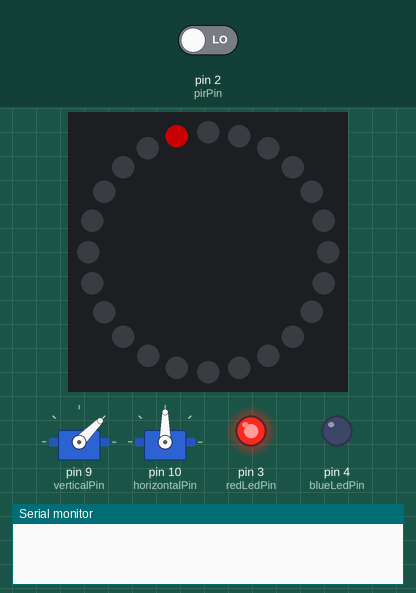
This sketch was run on a simulated Arduino Uno, built with avr-gcc and run on an emulated ATmega328P. On the bench: 24 RGB LEDs in a ring, first at the top, clockwise, 2 × servo, output pins drawn as LEDs (lit = HIGH), the last lines printed to the serial monitor. Inputs (shaded band) come from the test bench; at power-on: pin 2 (pirPin) LOW. Dim RGB values are drawn brighter than linear; random numbers use the default seed unless the sketch sets one.

Above: at 9.29 s.
9.8 s: pin 2 (pirPin) driven HIGH
At 11.0 s:
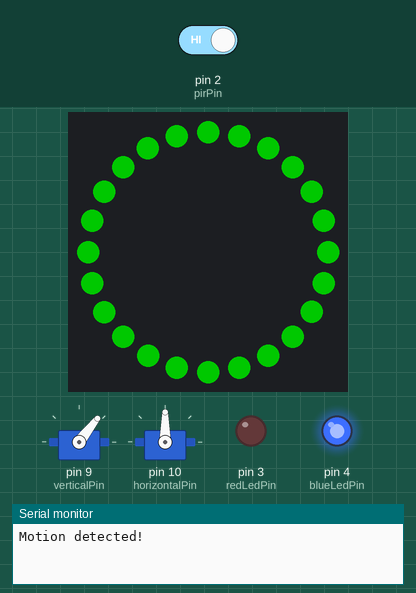
16.4 s: pin 2 (pirPin) driven LOW
At 19.41 s:
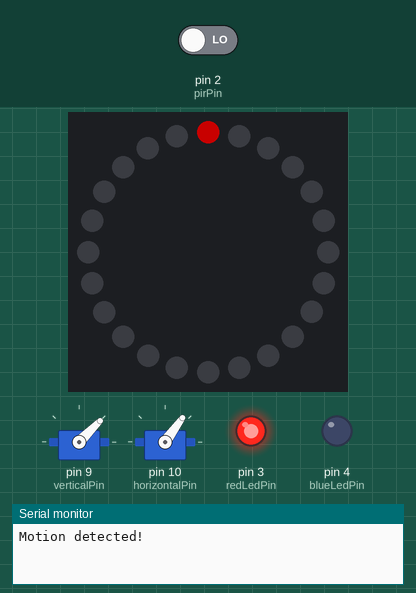
19.7 s: pin 2 (pirPin) driven HIGH
At 21.5 s:
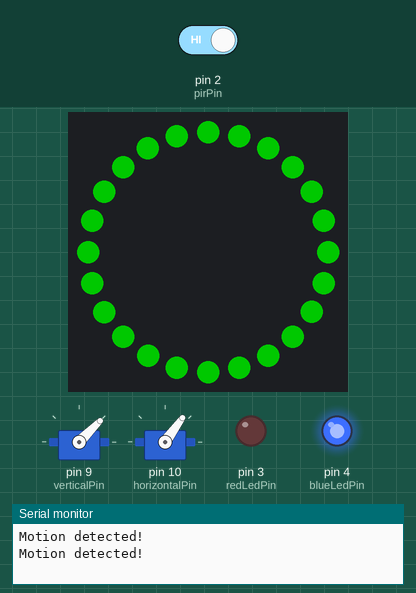
25.5 s: pin 2 (pirPin) driven LOW
At 26.57 s:
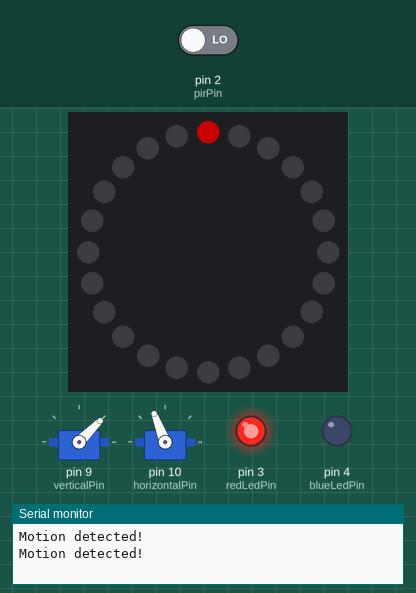
28.8 s: pin 2 (pirPin) driven HIGH
At 30.1 s:
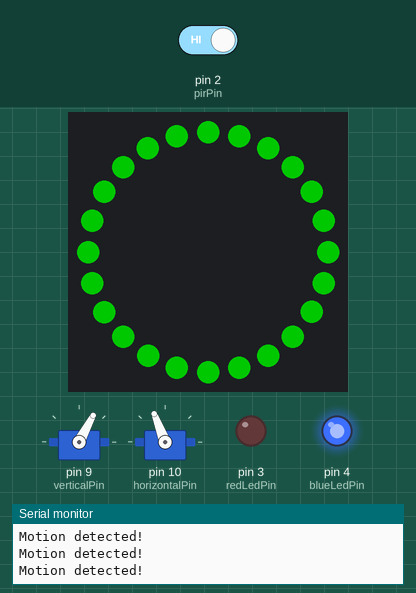
Timing chart, 0 to 47.8 s (numbered marks = the images above; inputs shaded):
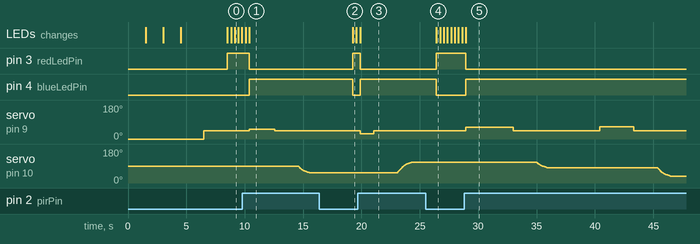

The sketch:

NeoPixelDev.ino
```cpp
#include <Arduino.h>
#include <Servo.h>
#include <Adafruit_NeoPixel.h>

// Define servo objects (180-degree servos)
Servo verticalServo;
Servo horizontalServo;

// Define pin numbers
const int verticalPin = 9;
const int horizontalPin = 10;
const int pirPin = 2;
const int redLedPin = 3;
const int blueLedPin = 4;
const int NeopixelPin = 5;

// Define home positions
const int verticalHomePosition = 45; // Assuming 45 is the home position for vertical
const int horizontalHomePosition = 90;

// Define vertical servo movement range
const int verticalUpLimit = 0;   // Max up position
const int verticalDownLimit = 90;  // Max down position (home position)

// Define horizontal servo movement range
const int horizontalLeftLimit = 30;  // Max left position
const int horizontalRightLimit = 120; // Max right position

// Create NeoPixel object
Adafruit_NeoPixel ring = Adafruit_NeoPixel(24, NeopixelPin, NEO_GRB + NEO_KHZ800);

// Function prototypes
void blinkRing();
void moveServoIfNeeded(Servo &servo, int position);
void moveServoWithOscillationDamping(Servo &servo, int targetPosition);
void rotateRedRing();
void detachServos();
void initialVerticalServoSequence();

void setup() {
  // Configure pin modes
  pinMode(pirPin, INPUT);
  pinMode(redLedPin, OUTPUT);
  pinMode(blueLedPin, OUTPUT);

  digitalWrite(redLedPin, LOW);
  digitalWrite(blueLedPin, LOW);

  // Initialize serial communication
  Serial.begin(9600);

  // Power up sequence
  // Step 1: LED ring sequence
  blinkRing();

  // Step 2: Attach servos to pins
  verticalServo.attach(verticalPin);
  horizontalServo.attach(horizontalPin);

  // Step 3: Initial vertical servo sequence
  initialVerticalServoSequence();

  // Step 4: Home both servos
  moveServoIfNeeded(verticalServo, verticalHomePosition);
  moveServoIfNeeded(horizontalServo, horizontalHomePosition);

  // Detach servos to prevent ticking
  detachServos();

  // Initialize random seed
  randomSeed(analogRead(0));

  // Initialize NeoPixel ring
  ring.begin();
  ring.setBrightness(100);
  ring.show(); // Update the ring with the current LED colors
}

void loop() {
  // Read motion sensor pin value
  int motion = digitalRead(pirPin);

  if (motion == HIGH) {
    Serial.println("Motion detected!");

    // Turn on the blue LED when motion is detected
    digitalWrite(blueLedPin, HIGH);
    // Turn off the red LED when motion is detected
    digitalWrite(redLedPin, LOW);

    // Set all NeoPixel LEDs to green
    for (int i = 0; i < ring.numPixels(); i++) {
      ring.setPixelColor(i, ring.Color(0, 255, 0)); // Set the color of each LED to green
    }
    ring.show(); // Update the ring with the new LED colors

    // Attach servos before moving
    verticalServo.attach(verticalPin);
    horizontalServo.attach(horizontalPin);

    // Randomly move the vertical servo up
    int randomInterval = random(1000, 5000);  // Get a random interval between 1 and 5 seconds
    int randomVerticalPosition = random(verticalUpLimit, verticalDownLimit + 1); // Get a random position between 0 and 90 degrees

    moveServoIfNeeded(verticalServo, randomVerticalPosition); // Move the vertical servo

    delay(randomInterval);  // Wait for the random interval

    // Hold the position for 2 seconds
    moveServoIfNeeded(verticalServo, verticalHomePosition);  // Move the vertical servo to the home position
    delay(2000);                                 // Hold the position for 2 seconds

    // Return to home position
    moveServoIfNeeded(verticalServo, verticalHomePosition);  // Move the vertical servo to the home position

    // Randomly sweep the horizontal servo
    randomInterval = random(2000, 5000);  // Get a random interval between 2 and 5 seconds
    int randomHorizontalPosition = random(horizontalLeftLimit, horizontalRightLimit + 1); // Get a random position between 30 and 120 degrees

    moveServoWithOscillationDamping(horizontalServo, randomHorizontalPosition); // Move the horizontal servo with oscillation damping
    delay(randomInterval);

    // Detach servos to prevent ticking
    detachServos();

  } else {
    // Turn on the red LED when no motion is detected and no servo is running
    digitalWrite(redLedPin, HIGH);

    // Reset blue LED to off
    digitalWrite(blueLedPin, LOW);

    // Run the 24 LED rotating red pattern
    rotateRedRing();
  }
}

// Function to move servos only if the position is different
void moveServoIfNeeded(Servo &servo, int position) {
  if (servo.read() != position) {
    servo.write(position);
  }
}

// Function to move the horizontal servo with oscillation damping
void moveServoWithOscillationDamping(Servo &servo, int targetPosition) {
  int currentPosition = servo.read();
  int step = (targetPosition > currentPosition) ? 1 : -1;

  while (currentPosition != targetPosition) {
    currentPosition += step;
    servo.write(currentPosition);
    if (abs(targetPosition - currentPosition) < 10) {
      delay(50);  // Slow down as the servo approaches the target position
    } else if (abs(targetPosition - currentPosition) < 20) {
      delay(30);
    } else {
      delay(15);  // Default speed
    }
  }
}

// Function to blink the LED ring in orange, purple, and green
void blinkRing() {
  ring.begin();
  ring.setBrightness(100);

  // Orange
  for (int i = 0; i < ring.numPixels(); i++) {
    ring.setPixelColor(i, ring.Color(255, 165, 0));
  }
  ring.show();
  delay(1500);

  // Purple
  for (int i = 0; i < ring.numPixels(); i++) {
    ring.setPixelColor(i, ring.Color(128, 0, 128));
  }
  ring.show();
  delay(1500);

  // Green
  for (int i = 0; i < ring.numPixels(); i++) {
    ring.setPixelColor(i, ring.Color(0, 255, 0));
  }
  ring.show();
  delay(1500);

  // Turn off
  for (int i = 0; i < ring.numPixels(); i++) {
    ring.setPixelColor(i, ring.Color(0, 0, 0));
  }
  ring.show();
}

// Function to run the rotating red pattern on the LED ring
void rotateRedRing() {
  for (int i = 0; i < ring.numPixels(); i++) {
    ring.clear();
    ring.setPixelColor(i, ring.Color(255, 0, 0));
    ring.show();
    delay(25);
  }
}

// Function to detach servos
void detachServos() {
  verticalServo.detach();
  horizontalServo.detach();
}

// Function for the initial vertical servo sequence
void initialVerticalServoSequence() {
  // Move the vertical servo up
  moveServoIfNeeded(verticalServo, verticalUpLimit);
  delay(2000); // Wait for 2 seconds

  // Move the vertical servo back to the home position
  moveServoIfNeeded(verticalServo, verticalHomePosition);
  delay(2000); // Wait for 2 seconds
}
```

Measured:
- after the input at 9.8 s, pin 3 (redLedPin): HIGH → LOW after 0.59 s; pin 4 (blueLedPin): LOW → HIGH after 0.59 s; servo on pin 9 (verticalPin): 45° → 52° after 0.59 s, → 45° 2.2 s later; servo on pin 10 (horizontalPin): moves from 90° to 54° over 0.99 s, starting after 4.8 s
- after the input at 16.4 s, pin 3 (redLedPin): LOW → HIGH after 2.9 s; pin 4 (blueLedPin): HIGH → LOW after 2.9 s; the LEDs: change after 2.9 s (image 2)
- after the input at 19.7 s, pin 3 (redLedPin): HIGH → LOW after 0.18 s; pin 4 (blueLedPin): LOW → HIGH after 0.18 s; servo on pin 9 (verticalPin): 45° → 27° after 0.19 s, → 45° 1.2 s later; servo on pin 10 (horizontalPin): moves from 54° to 111° over 1.3 s, starting after 3.4 s
- after the input at 25.5 s, pin 3 (redLedPin): LOW → HIGH after 0.92 s; pin 4 (blueLedPin): HIGH → LOW after 0.92 s; the LEDs: change after 0.92 s (image 4)
- after the input at 28.8 s, pin 3 (redLedPin): HIGH → LOW after 0.13 s; pin 4 (blueLedPin): LOW → HIGH after 0.13 s; servo on pin 9 (verticalPin): 45° → 62° after 0.13 s, → 45° 4.1 s later, → 66° 7.4 s later, → 45° 2.9 s later; servo on pin 10 (horizontalPin): moves from 111° to 37° over 11.5 s, starting after 6.2 s
